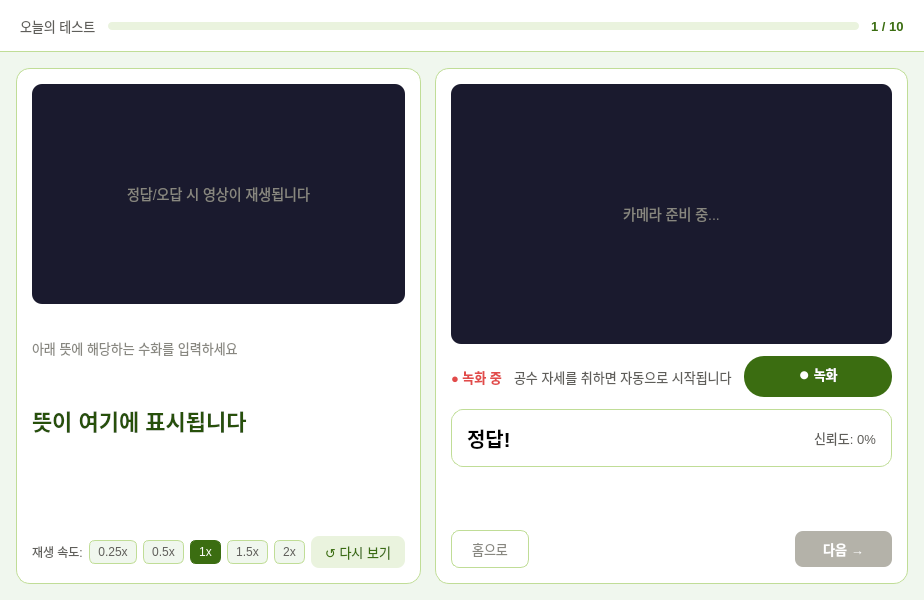
<?xml version="1.0" encoding="UTF-8"?>
<ui version="4.0">
 <class>TestWidget</class>
 <widget class="QWidget" name="TestWidget">
  <property name="geometry">
   <rect><x>0</x><y>0</y><width>900</width><height>600</height></rect>
  </property>
  <property name="styleSheet">
   <string notr="true">QWidget#TestWidget { background: #F0F7EE; }
QWidget#headerArea { background: white; border-bottom: 1px solid #C0DD97; }
QLabel#testModeLabel { font-size: 13px; color: #5F5E5A; }
QLabel#wordIndexLabel { font-size: 13px; font-weight: 500; color: #3B6D11; }
QProgressBar#testProgress { background: #EAF3DE; border-radius: 4px; border: none; }
QProgressBar#testProgress::chunk { background: #639922; border-radius: 4px; }
QWidget#videoArea { background: white; border-radius: 14px; border: 1px solid #C0DD97; }
QLabel#videoPlayer { background: #1a1a2e; border-radius: 10px; color: #888780; font-size: 14px; }
QLabel#meaningLabel { font-size: 22px; font-weight: 500; color: #27500A; }
QLabel#meaningHintLabel { font-size: 13px; color: #888780; }
QLabel#answerLabel { font-size: 28px; font-weight: 700; color: #3B6D11; }
QPushButton#replayBtn { background: #EAF3DE; color: #3B6D11; border: none; border-radius: 8px; font-size: 13px; padding: 6px 14px; }
QPushButton#replayBtn:hover { background: #C0DD97; }
QPushButton#speed025, QPushButton#speed050, QPushButton#speed100, QPushButton#speed150, QPushButton#speed200 { background: #F0F7EE; color: #5F5E5A; border: 1px solid #C0DD97; border-radius: 6px; font-size: 12px; padding: 4px 8px; }
QPushButton#speed025:checked, QPushButton#speed050:checked, QPushButton#speed100:checked, QPushButton#speed150:checked, QPushButton#speed200:checked { background: #3B6D11; color: white; border-color: #3B6D11; }
QWidget#cameraArea { background: white; border-radius: 14px; border: 1px solid #C0DD97; }
QLabel#cameraView { background: #1a1a2e; border-radius: 10px; color: #888780; font-size: 14px; }
QLabel#recordingLabel { font-size: 13px; color: #E24B4A; font-weight: 500; }
QLabel#statusLabel { font-size: 13px; color: #5F5E5A; }
QWidget#resultCard { border-radius: 12px; border: 1px solid #C0DD97; }
QLabel#verdictLabel { font-size: 20px; font-weight: 500; }
QLabel#confidenceLabel { font-size: 13px; color: #5F5E5A; }
QPushButton#nextBtn { background: #3B6D11; color: white; border: none; border-radius: 8px; font-size: 13px; font-weight: 500; padding: 8px 28px; }
QPushButton#nextBtn:hover { background: #27500A; }
QPushButton#nextBtn:disabled { background: #B4B2A9; }
QPushButton#homeBtn { background: transparent; color: #888780; border: 1px solid #C0DD97; border-radius: 8px; font-size: 13px; padding: 8px 20px; }
QPushButton#homeBtn:hover { background: #F0F7EE; }
QWidget#summaryArea { background: white; border-radius: 14px; border: 1px solid #C0DD97; }
QLabel#summaryTitle { font-size: 24px; font-weight: 500; color: #27500A; }
QLabel#summaryScore { font-size: 48px; font-weight: 700; color: #3B6D11; }
QLabel#summaryDetail { font-size: 15px; color: #5F5E5A; }</string>
  </property>
  <layout class="QVBoxLayout" name="rootLayout">
   <property name="spacing"><number>0</number></property>
   <property name="leftMargin"><number>0</number></property>
   <property name="topMargin"><number>0</number></property>
   <property name="rightMargin"><number>0</number></property>
   <property name="bottomMargin"><number>0</number></property>
   <item>
    <widget class="QWidget" name="headerArea">
     <property name="minimumSize"><size><width>0</width><height>52</height></size></property>
     <property name="maximumSize"><size><width>16777215</width><height>52</height></size></property>
     <layout class="QHBoxLayout" name="headerLayout">
      <property name="leftMargin"><number>20</number></property>
      <property name="rightMargin"><number>20</number></property>
      <property name="topMargin"><number>0</number></property>
      <property name="bottomMargin"><number>0</number></property>
      <property name="spacing"><number>12</number></property>
      <item>
       <widget class="QLabel" name="testModeLabel">
        <property name="text"><string>오늘의 테스트</string></property>
       </widget>
      </item>
      <item>
       <widget class="QProgressBar" name="testProgress">
        <property name="value"><number>0</number></property>
        <property name="maximum"><number>10</number></property>
        <property name="minimumSize"><size><width>0</width><height>8</height></size></property>
        <property name="maximumSize"><size><width>16777215</width><height>8</height></size></property>
        <property name="textVisible"><bool>false</bool></property>
       </widget>
      </item>
      <item>
       <widget class="QLabel" name="wordIndexLabel">
        <property name="text"><string>1 / 10</string></property>
       </widget>
      </item>
     </layout>
    </widget>
   </item>
   <item>
    <widget class="QStackedWidget" name="pageStack">
     <widget class="QWidget" name="testPage">
      <layout class="QHBoxLayout" name="bodyLayout">
       <property name="leftMargin"><number>16</number></property>
       <property name="topMargin"><number>16</number></property>
       <property name="rightMargin"><number>16</number></property>
       <property name="bottomMargin"><number>16</number></property>
       <property name="spacing"><number>14</number></property>
       <item>
        <widget class="QWidget" name="videoArea">
         <layout class="QVBoxLayout" name="videoLayout">
          <property name="leftMargin"><number>16</number></property>
          <property name="topMargin"><number>16</number></property>
          <property name="rightMargin"><number>16</number></property>
          <property name="bottomMargin"><number>16</number></property>
          <property name="spacing"><number>12</number></property>
          <item>
           <widget class="QLabel" name="videoPlayer">
            <property name="text"><string>정답/오답 시 영상이 재생됩니다</string></property>
            <property name="alignment"><set>Qt::AlignCenter</set></property>
            <property name="minimumSize"><size><width>0</width><height>220</height></size></property>
           </widget>
          </item>
          <item>
           <layout class="QVBoxLayout" name="meaningLayout">
            <property name="spacing"><number>8</number></property>
            <item>
             <widget class="QLabel" name="meaningHintLabel">
              <property name="text"><string>아래 뜻에 해당하는 수화를 입력하세요</string></property>
             </widget>
            </item>
            <item>
             <widget class="QLabel" name="meaningLabel">
              <property name="text"><string>뜻이 여기에 표시됩니다</string></property>
              <property name="wordWrap"><bool>true</bool></property>
              <property name="minimumSize"><size><width>0</width><height>40</height></size></property>
             </widget>
            </item>
            <item>
             <widget class="QLabel" name="answerLabel">
              <property name="text"><string></string></property>
              <property name="visible"><bool>false</bool></property>
             </widget>
            </item>
           </layout>
          </item>
          <item>
           <layout class="QHBoxLayout" name="speedRow">
            <property name="spacing"><number>6</number></property>
            <item>
             <widget class="QLabel" name="speedLabel">
              <property name="text"><string>재생 속도:</string></property>
              <property name="styleSheet"><string>font-size:12px; color:#5F5E5A;</string></property>
             </widget>
            </item>
            <item>
             <widget class="QPushButton" name="speed025">
              <property name="text"><string>0.25x</string></property>
              <property name="checkable"><bool>true</bool></property>
             </widget>
            </item>
            <item>
             <widget class="QPushButton" name="speed050">
              <property name="text"><string>0.5x</string></property>
              <property name="checkable"><bool>true</bool></property>
             </widget>
            </item>
            <item>
             <widget class="QPushButton" name="speed100">
              <property name="text"><string>1x</string></property>
              <property name="checkable"><bool>true</bool></property>
              <property name="checked"><bool>true</bool></property>
             </widget>
            </item>
            <item>
             <widget class="QPushButton" name="speed150">
              <property name="text"><string>1.5x</string></property>
              <property name="checkable"><bool>true</bool></property>
             </widget>
            </item>
            <item>
             <widget class="QPushButton" name="speed200">
              <property name="text"><string>2x</string></property>
              <property name="checkable"><bool>true</bool></property>
             </widget>
            </item>
            <item>
             <spacer>
              <property name="orientation"><enum>Qt::Horizontal</enum></property>
              <property name="sizeHint" stdset="0"><size><width>40</width><height>20</height></size></property>
             </spacer>
            </item>
            <item>
             <widget class="QPushButton" name="replayBtn">
              <property name="text"><string>↺ 다시 보기</string></property>
             </widget>
            </item>
           </layout>
          </item>
         </layout>
        </widget>
       </item>
       <item>
        <widget class="QWidget" name="cameraArea">
         <layout class="QVBoxLayout" name="cameraLayout">
          <property name="leftMargin"><number>16</number></property>
          <property name="topMargin"><number>16</number></property>
          <property name="rightMargin"><number>16</number></property>
          <property name="bottomMargin"><number>16</number></property>
          <property name="spacing"><number>12</number></property>
          <item>
           <widget class="QLabel" name="cameraView">
            <property name="text"><string>카메라 준비 중...</string></property>
            <property name="alignment"><set>Qt::AlignCenter</set></property>
            <property name="minimumSize"><size><width>0</width><height>260</height></size></property>
           </widget>
          </item>
          <item>
           <layout class="QHBoxLayout" name="statusRow">
            <item>
             <widget class="QLabel" name="recordingLabel">
              <property name="text"><string>● 녹화 중</string></property>
              <property name="visible"><bool>false</bool></property>
              <property name="styleSheet"><string>font-size:13px; color:#E24B4A; font-weight:500;</string></property>
             </widget>
            </item>
            <item>
             <widget class="QLabel" name="statusLabel">
              <property name="text"><string>공수 자세를 취하면 자동으로 시작됩니다</string></property>
             </widget>
            </item>
            <item>
             <spacer>
              <property name="orientation"><enum>Qt::Horizontal</enum></property>
              <property name="sizeHint" stdset="0"><size><width>40</width><height>20</height></size></property>
             </spacer>
            </item>
            <item>
             <widget class="QPushButton" name="recordBtn">
              <property name="text"><string>⏺ 녹화</string></property>
              <property name="cursor"><cursorShape>PointingHandCursor</cursorShape></property>
              <property name="focusPolicy"><enum>Qt::NoFocus</enum></property>
              <property name="styleSheet"><string>QPushButton { background: #3B6D11; color: white; border: none; border-radius: 20px; font-size: 13px; font-weight: 500; padding: 8px 24px; min-width: 100px; } QPushButton:hover { background: #27500A; }</string></property>
             </widget>
            </item>
           </layout>
          </item>
          <item>
           <widget class="QWidget" name="resultCard">
            <property name="visible"><bool>false</bool></property>
            <layout class="QVBoxLayout" name="resultLayout">
             <property name="leftMargin"><number>16</number></property>
             <property name="topMargin"><number>14</number></property>
             <property name="rightMargin"><number>16</number></property>
             <property name="bottomMargin"><number>14</number></property>
             <property name="spacing"><number>6</number></property>
             <item>
              <layout class="QHBoxLayout" name="resultRow">
               <item>
                <widget class="QLabel" name="verdictLabel">
                 <property name="text"><string>정답!</string></property>
                </widget>
               </item>
               <item>
                <spacer>
                 <property name="orientation"><enum>Qt::Horizontal</enum></property>
                 <property name="sizeHint" stdset="0"><size><width>40</width><height>20</height></size></property>
                </spacer>
               </item>
               <item>
                <widget class="QLabel" name="confidenceLabel">
                 <property name="text"><string>신뢰도: 0%</string></property>
                </widget>
               </item>
              </layout>
             </item>
            </layout>
           </widget>
          </item>
          <item>
           <spacer>
            <property name="orientation"><enum>Qt::Vertical</enum></property>
            <property name="sizeHint" stdset="0"><size><width>20</width><height>40</height></size></property>
           </spacer>
          </item>
          <item>
           <layout class="QHBoxLayout" name="btnRow">
            <property name="spacing"><number>8</number></property>
            <item>
             <widget class="QPushButton" name="homeBtn">
              <property name="text"><string>홈으로</string></property>
              <property name="cursor"><cursorShape>PointingHandCursor</cursorShape></property>
             </widget>
            </item>
            <item>
             <spacer>
              <property name="orientation"><enum>Qt::Horizontal</enum></property>
              <property name="sizeHint" stdset="0"><size><width>40</width><height>20</height></size></property>
             </spacer>
            </item>
            <item>
             <widget class="QPushButton" name="nextBtn">
              <property name="text"><string>다음 →</string></property>
              <property name="cursor"><cursorShape>PointingHandCursor</cursorShape></property>
              <property name="enabled"><bool>false</bool></property>
             </widget>
            </item>
           </layout>
          </item>
         </layout>
        </widget>
       </item>
      </layout>
     </widget>
     <widget class="QWidget" name="summaryPage">
      <layout class="QVBoxLayout" name="summaryOuterLayout">
       <property name="leftMargin"><number>40</number></property>
       <property name="topMargin"><number>40</number></property>
       <property name="rightMargin"><number>40</number></property>
       <property name="bottomMargin"><number>40</number></property>
       <property name="spacing"><number>0</number></property>
       <item>
        <widget class="QWidget" name="summaryArea">
         <layout class="QVBoxLayout" name="summaryLayout">
          <property name="leftMargin"><number>40</number></property>
          <property name="topMargin"><number>40</number></property>
          <property name="rightMargin"><number>40</number></property>
          <property name="bottomMargin"><number>40</number></property>
          <property name="spacing"><number>20</number></property>
          <item>
           <widget class="QLabel" name="summaryTitle">
            <property name="text"><string>테스트 완료 🎉</string></property>
            <property name="alignment"><set>Qt::AlignCenter</set></property>
           </widget>
          </item>
          <item>
           <widget class="QLabel" name="summaryScore">
            <property name="text"><string>0 / 0</string></property>
            <property name="alignment"><set>Qt::AlignCenter</set></property>
           </widget>
          </item>
          <item>
           <widget class="QLabel" name="summaryDetail">
            <property name="text"><string>정답률: 0%</string></property>
            <property name="alignment"><set>Qt::AlignCenter</set></property>
           </widget>
          </item>
          <item>
           <spacer>
            <property name="orientation"><enum>Qt::Vertical</enum></property>
            <property name="sizeHint" stdset="0"><size><width>20</width><height>20</height></size></property>
           </spacer>
          </item>
          <item>
           <layout class="QHBoxLayout" name="summaryBtnRow">
            <item>
             <spacer>
              <property name="orientation"><enum>Qt::Horizontal</enum></property>
              <property name="sizeHint" stdset="0"><size><width>40</width><height>20</height></size></property>
             </spacer>
            </item>
            <item>
             <widget class="QPushButton" name="summaryHomeBtn">
              <property name="text"><string>홈으로</string></property>
              <property name="cursor"><cursorShape>PointingHandCursor</cursorShape></property>
              <property name="minimumSize"><size><width>120</width><height>40</height></size></property>
              <property name="styleSheet"><string>QPushButton { background: #3B6D11; color: white; border: none; border-radius: 8px; font-size: 14px; font-weight: 500; } QPushButton:hover { background: #27500A; }</string></property>
             </widget>
            </item>
            <item>
             <spacer>
              <property name="orientation"><enum>Qt::Horizontal</enum></property>
              <property name="sizeHint" stdset="0"><size><width>40</width><height>20</height></size></property>
             </spacer>
            </item>
           </layout>
          </item>
         </layout>
        </widget>
       </item>
      </layout>
     </widget>
    </widget>
   </item>
  </layout>
 </widget>
 <resources/>
 <connections/>
</ui>
